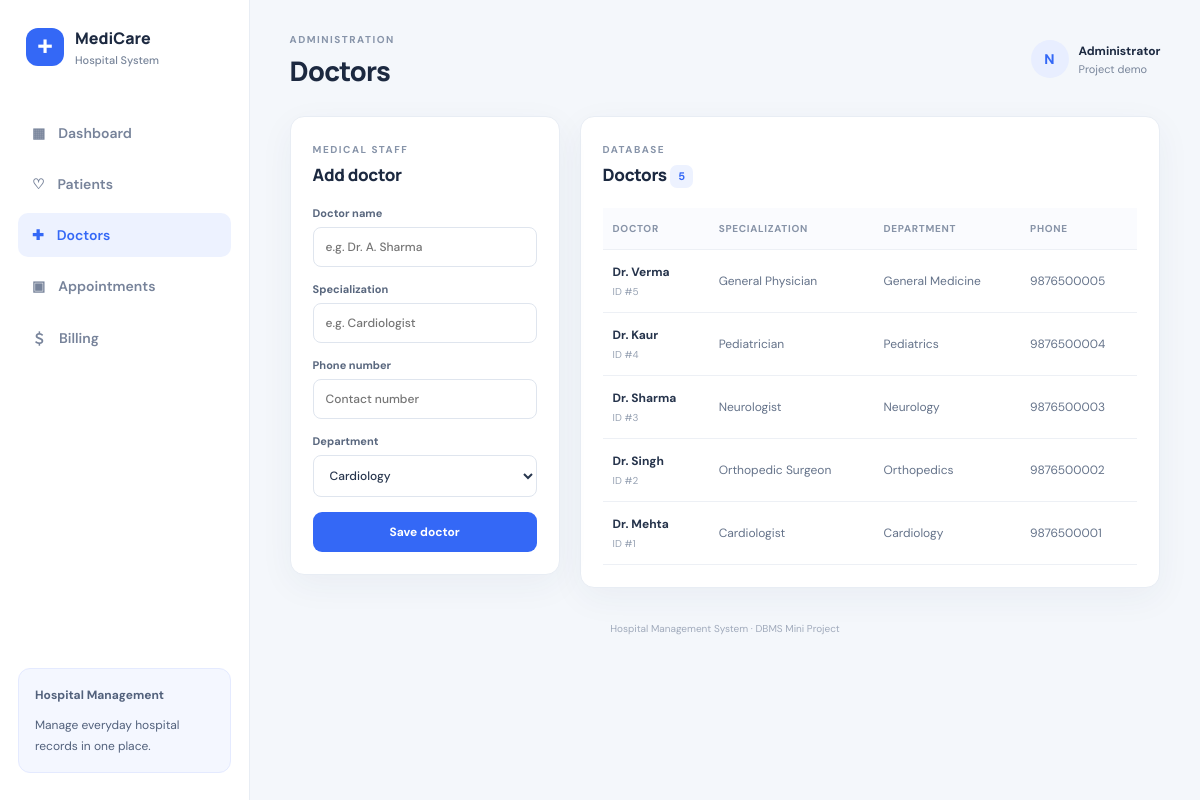
The app's page /doctors.php with its own data.
### tables this page shows
CREATE TABLE Doctor (
  doctor_id INT AUTO_INCREMENT PRIMARY KEY,
  name VARCHAR(100) NOT NULL,
  specialization VARCHAR(100) NOT NULL,
  phone VARCHAR(20),
  dept_id INT,
  CONSTRAINT fk_doctor_department FOREIGN KEY (dept_id)
    REFERENCES Department(dept_id) ON UPDATE CASCADE ON DELETE SET NULL
);

CREATE TABLE Department (
  dept_id INT AUTO_INCREMENT PRIMARY KEY,
  dept_name VARCHAR(80) NOT NULL UNIQUE
);

### config.php (called while the page is built, shortened)
<?php
function e($value): string {
    return htmlspecialchars((string)($value ?? ''), ENT_QUOTES, 'UTF-8');
}

### doctors.php (the view, shortened to what this page needs)
<?php
require __DIR__ . '/config.php';
$departments = $pdo->query('SELECT * FROM Department ORDER BY dept_name')->fetchAll();
$doctors = $pdo->query('SELECT d.*, dep.dept_name FROM Doctor d LEFT JOIN Department dep ON dep.dept_id=d.dept_id ORDER BY d.doctor_id DESC')->fetchAll();
$pageTitle='Doctors'; $activePage='doctors'; require __DIR__.'/header.php';
?>
<div class="content-grid"><section class="panel form-panel"><div class="panel-heading"><div><span class="eyebrow">MEDICAL STAFF</span><h2>Add doctor</h2></div></div><form method="post" class="form-stack"><label>Doctor name<input name="name" maxlength="100" required placeholder="e.g. Dr. A. Sharma" value="<?= e($_POST['name']??'') ?>"></label><label>Specialization<input name="specialization" maxlength="100" required placeholder="e.g. Cardiologist" value="<?= e($_POST['specialization']??'') ?>"></label><label>Phone number<input name="phone" maxlength="20" placeholder="Contact number" value="<?= e($_POST['phone']??'') ?>"></label><label>Department<select name="dept_id" required><?php foreach($departments as $dep): ?><option value="<?= (int)$dep['dept_id'] ?>" <?= ((int)($_POST['dept_id']??0)===(int)$dep['dept_id'])?'selected':'' ?>><?= e($dep['dept_name']) ?></option><?php endforeach; ?></select></label><button class="button" type="submit">Save doctor</button></form></section>
<section class="panel"><div class="panel-heading"><div><span class="eyebrow">DATABASE</span><h2>Doctors <span class="count-pill"><?= count($doctors) ?></span></h2></div></div><div class="table-wrap"><table><thead><tr><th>Doctor</th><th>Specialization</th><th>Department</th><th>Phone</th></tr></thead><tbody><?php foreach($doctors as $d): ?><tr><td><strong><?= e($d['name']) ?></strong><small class="cell-sub">ID #<?= (int)$d['doctor_id'] ?></small></td><td><?= e($d['specialization']) ?></td><td><?= e($d['dept_name']??'Unassigned') ?></td><td><?= e($d['phone']?:'—') ?></td></tr><?php endforeach; ?></tbody></table></div></section></div>
<?php require __DIR__.'/footer.php'; ?>

### header.php (shortened to what this page needs)
<?php
$pageTitle = $pageTitle ?? 'Hospital Management System';
$activePage = $activePage ?? '';
?>
<!doctype html>
<html lang="en">
<head>
  <link rel="stylesheet" href="style.css">
</head>
<body>
<div class="app-shell">
  <aside class="sidebar">
    <a class="brand" href="index.php"><span class="brand-mark">+</span><span>MediCare <small>Hospital System</small></span></a>
    <nav>
      <a class="<?= $activePage === 'dashboard' ? 'active' : '' ?>" href="index.php">▦ <span>Dashboard</span></a>
      <a class="<?= $activePage === 'patients' ? 'active' : '' ?>" href="patients.php">♡ <span>Patients</span></a>
      <a class="<?= $activePage === 'doctors' ? 'active' : '' ?>" href="doctors.php">✚ <span>Doctors</span></a>
      <a class="<?= $activePage === 'appointments' ? 'active' : '' ?>" href="appointments.php">▣ <span>Appointments</span></a>
      <a class="<?= $activePage === 'bills' ? 'active' : '' ?>" href="bills.php">＄ <span>Billing</span></a>
    </nav>
    <div class="sidebar-note"><strong>Hospital Management</strong><p>Manage everyday hospital records in one place.</p></div>
  </aside>
  <main class="main-content">
    <header class="topbar"><div><span class="eyebrow">ADMINISTRATION</span><h1><?= e($pageTitle) ?></h1></div><div class="profile"><span class="profile-dot">N</span><span><strong>Administrator</strong><small>Project demo</small></span></div></header>

### footer.php
    <footer class="footer">Hospital Management System · DBMS Mini Project</footer>
  </main>
</div>
</body>
</html>

### style.css (style rules this page uses)
:root { --bg:#f4f7fb;--panel:#fff;--text:#1c2940;--muted:#78859a;--line:#e8edf4;--blue:#3468f6;--navy:#172541;--green:#198b68;--shadow:0 10px 35px rgba(31,53,91,.05) }
* { box-sizing:border-box }
body { margin:0;background:var(--bg);color:var(--text);font-family:'DM Sans',sans-serif;font-size:14px }
.app-shell { display:flex;min-height:100vh }
.sidebar { width:250px;flex-shrink:0;background:#fff;border-right:1px solid var(--line);padding:27px 18px;display:flex;flex-direction:column }
.brand { display:flex;align-items:center;gap:11px;text-decoration:none;color:var(--text);font:800 16px Manrope,sans-serif;margin:0 8px 44px }
.brand small { display:block;color:var(--muted);font:500 11px 'DM Sans',sans-serif;margin-top:4px }
.brand-mark { width:38px;height:38px;border-radius:12px;background:var(--blue);color:#fff;font-size:30px;line-height:35px;text-align:center }
.sidebar nav { display:grid;gap:7px }
.sidebar nav a { padding:13px 14px;border-radius:10px;text-decoration:none;color:#77839a;display:flex;align-items:center;gap:13px;font-size:14px;font-weight:600 }
.sidebar nav a span { color:inherit }
.sidebar nav a.active,.sidebar nav a:hover { background:#edf2ff;color:var(--blue) }
.sidebar nav a:first-letter { font-size:20px }
.sidebar-note { margin-top:auto;background:#f4f7ff;border:1px solid #e4eaff;padding:16px;border-radius:12px;color:#52617c }
.sidebar-note strong { font-size:12px }
.sidebar-note p { font-size:12px;line-height:1.7;margin-bottom:0 }
.main-content { flex:1;min-width:0;padding:29px clamp(18px,3.3vw,48px) 20px }
.topbar { display:flex;justify-content:space-between;align-items:center;gap:20px;margin-bottom:27px }
.eyebrow { font-size:10px;letter-spacing:1.5px;font-weight:700;color:#8794a9 }
.topbar h1 { font:800 27px Manrope,sans-serif;margin:5px 0 0;letter-spacing:-.7px }
.profile { display:flex;align-items:center;gap:10px }
.profile-dot { display:grid;place-items:center;width:38px;height:38px;background:#e8eeff;color:var(--blue);border-radius:50%;font-weight:800 }
.profile strong,.profile small { display:block }
.profile strong { font-size:12px }
.profile small { font-size:11px;color:var(--muted);margin-top:3px }
.button { border:0;border-radius:9px;background:var(--blue);color:#fff;padding:12px 16px;font:700 12px 'DM Sans',sans-serif;cursor:pointer;text-decoration:none;display:inline-flex;justify-content:center;align-items:center;gap:12px;white-space:nowrap }
.stat-card,.panel { background:var(--panel);border:1px solid var(--line);border-radius:14px;box-shadow:var(--shadow) }
.panel { padding:22px;margin-bottom:22px;min-width:0 }
.panel-heading { display:flex;align-items:center;justify-content:space-between;gap:14px;margin-bottom:20px }
.panel-heading h2 { font:800 17px Manrope,sans-serif;margin:6px 0 0;letter-spacing:-.3px }
.table-wrap { width:100%;overflow-x:auto }
table { width:100%;border-collapse:collapse;text-align:left;white-space:nowrap }
th { color:#8793a7;font-size:10px;text-transform:uppercase;letter-spacing:.7px;font-weight:700;background:#fafbfe }
th,td { padding:14px 13px;border-bottom:1px solid #edf0f5 }
th:first-child,td:first-child { padding-left:10px }
td { font-size:12px;color:#65738a }
td strong { color:#25334b;font-size:12px }
.cell-sub { display:block;font-size:10px;color:#98a3b4;margin-top:5px }
.content-grid { display:grid;grid-template-columns:minmax(270px,.72fr) minmax(0,1.6fr);align-items:start;gap:20px }
.form-panel { position:sticky;top:18px }
.form-stack { display:grid;gap:15px }
.form-stack label { display:grid;gap:7px;color:#59677e;font-size:11px;font-weight:700 }
.form-stack input,.form-stack select,.form-stack textarea,.inline-form select { width:100%;border:1px solid #dfe5ee;border-radius:8px;background:#fff;color:#28364e;padding:11px 12px;font:500 12px 'DM Sans',sans-serif;outline:none }
.count-pill { display:inline-grid;place-items:center;min-width:23px;height:23px;border-radius:7px;background:#edf2ff;color:var(--blue);font:700 11px 'DM Sans',sans-serif;padding:0 6px;vertical-align:middle }
.footer { text-align:center;color:#a0aabb;font-size:10px;padding:12px 0 2px }

### records on screen
doctor: name "Dr. Verma", doctor_id "5", specialization "General Physician", dept.dept_name "General Medicine", phone "9876500005"
doctor: name "Dr. Kaur", doctor_id "4", specialization "Pediatrician", dept.dept_name "Pediatrics", phone "9876500004"
doctor: name "Dr. Sharma", doctor_id "3", specialization "Neurologist", dept.dept_name "Neurology", phone "9876500003"
doctor: name "Dr. Singh", doctor_id "2", specialization "Orthopedic Surgeon", dept.dept_name "Orthopedics", phone "9876500002"
doctor: name "Dr. Mehta", doctor_id "1", specialization "Cardiologist", dept.dept_name "Cardiology", phone "9876500001"

### other values on screen
$pageTitle "Doctors"
count($doctors) "5"
form field dept_id "Cardiology"
